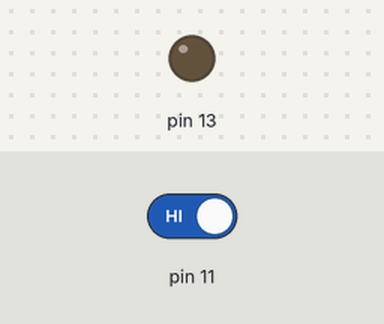
A sketch run on a simulated Arduino Uno, built with avr-gcc and run on an emulated ATmega328P. On the bench: output pins drawn as LEDs (lit = HIGH). Inputs (shaded band) come from the test bench; at power-on: pin 11 HIGH. What the sketch prints to the serial monitor is not drawn.

Above: at 2.2 s.
2.3 s: pin 11 driven LOW
At 2.7 s:
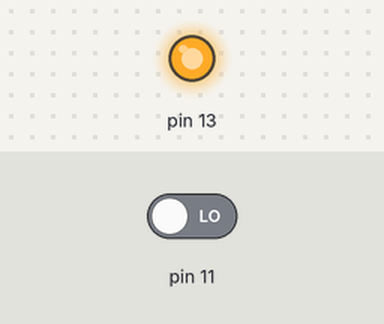
3.8 s: pin 11 driven HIGH
At 5.0 s:
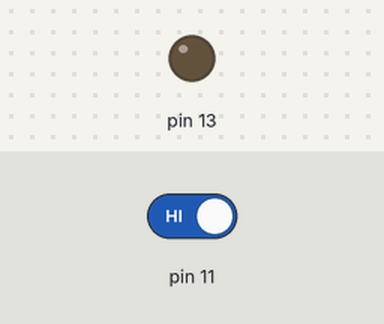
Timing chart, 0 to 6.8 s (numbered marks = the images above; inputs shaded):
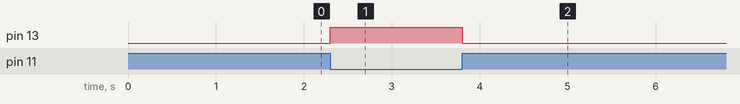

Measured:
- after the input at 2.3 s, pin 13: LOW → HIGH at once
- after the input at 3.8 s, pin 13: HIGH → LOW at once

The sketch:

soundtest.ino
```cpp
byte DFDataFile[] = {0x7E,0xFF,0x06,0x0F,0x00,0x01,0x00,0xEF}; // Dataset to send to the DF Mini player
int FolderSet=1;
//  https://ttsmp3.com/

void PlayVoice(int Select){

  DFDataFile[3] = (0x0F);
  DFDataFile[5] = (FolderSet);
  DFDataFile[6] = (Select);
  SendData();
}


void VolumeVoice(int Select){

  DFDataFile[3] = (0x06);
  DFDataFile[6] = (Select);
  SendData();
}

void ResetVoice(){

  DFDataFile[3] = (0x0C);
  SendData();
}

void SendData(){
   // Send Data to DF mini Sound module
  for (int i = 0; i <= 7; i++) {
                                Serial.write(DFDataFile[i]);
                               }
                                delay(1000);
}


void setup() {
  Serial.begin(9600);
  pinMode(11,INPUT);
  pinMode(13,OUTPUT);
  PlayVoice(3);
}

void loop() {

  if(digitalRead(11)==0) digitalWrite(13,HIGH); else digitalWrite(13,LOW);

}
```
